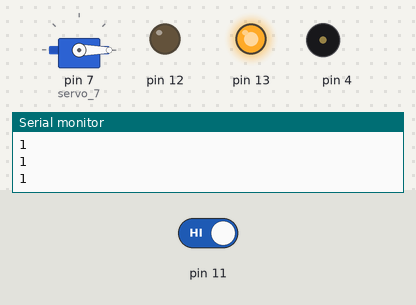
The sketch below on a simulated Arduino Uno, built with avr-gcc and run on an emulated ATmega328P. Shown: servo, output pins drawn as LEDs (lit = HIGH), buzzer (waves = sounding), the last lines printed to the serial monitor. Inputs (shaded band) come from the test bench; at power-on: pin 11 HIGH.

Above: at 2.2 s.
2.3 s: pin 11 driven LOW
At 3.2 s:
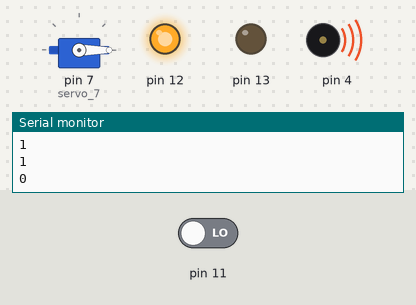
At 4.3 s:
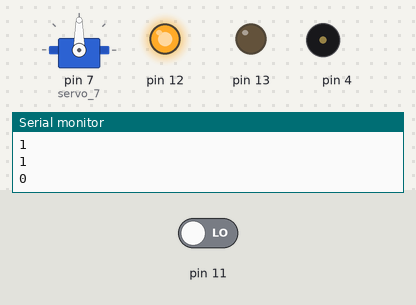
7.9 s: pin 11 driven HIGH
At 9.2 s:
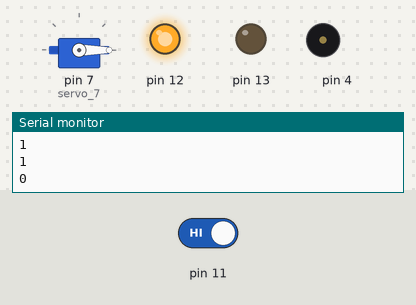
Timing chart, 0 to 10.9 s (numbered marks = the images above; inputs shaded):
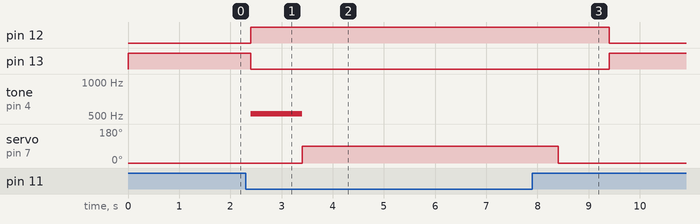

Measured:
- after the input at 2.3 s, pin 12: LOW → HIGH after 0.10 s; pin 13: HIGH → LOW after 0.10 s; tone on pin 4: silent → 523 Hz after 0.10 s, → silent 1.0 s later; servo on pin 7 (servo_7): 0° → 90° after 1.1 s
- after the input at 7.9 s, pin 12: goes on until 9.4 s, then stays LOW; pin 13: goes on until 9.4 s, then stays HIGH; tone on pin 4: stays silent (without the input it goes to 523 Hz after 2.6 s); servo on pin 7 (servo_7): goes on until 8.4 s, then stays 0°

The sketch:

servo_n_buzzer_3.ino
```cpp
// C++ code
//
#include <Servo.h>

int suis = 0;

Servo servo_7;

void setup()
{
  pinMode(13, OUTPUT);
  pinMode(12, OUTPUT);
  servo_7.attach(7, 500, 2500);
  pinMode(11, INPUT);
  Serial.begin(9600);
  pinMode(4, OUTPUT);

  digitalWrite(13, HIGH);
  digitalWrite(12, LOW);
  servo_7.write(0);
  delay(1000); // Wait for 1000 millisecond(s)
}

void loop()
{
  suis = digitalRead(11);
  delay(100); // Wait for 100 millisecond(s)
  Serial.println(suis);
  if (suis == 0) {
    digitalWrite(12, HIGH);
    digitalWrite(13, LOW);
    tone(4, 523, 1000); // play tone 60 (C5 = 523 Hz)
    delay(1000); // Wait for 1000 millisecond(s)
    servo_7.write(90);
    delay(5000); // Wait for 5000 millisecond(s)
    servo_7.write(0);
    delay(1000); // Wait for 1000 millisecond(s)
    digitalWrite(12, LOW);
    digitalWrite(13, HIGH);
    delay(1000); // Wait for 1000 millisecond(s)
  }
}
```
